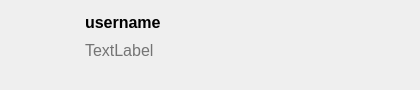
<?xml version="1.0" encoding="UTF-8"?>
<ui version="4.0">
 <class>InfoWidget</class>
 <widget class="QWidget" name="InfoWidget">
  <property name="geometry">
   <rect>
    <x>0</x>
    <y>0</y>
    <width>420</width>
    <height>90</height>
   </rect>
  </property>
  <property name="windowTitle">
   <string>Form</string>
  </property>
  <property name="autoFillBackground">
   <bool>false</bool>
  </property>
  <property name="styleSheet">
   <string notr="true"/>
  </property>
  <layout class="QHBoxLayout" name="horizontalLayout" stretch="0,1,3,1">
   <property name="spacing">
    <number>0</number>
   </property>
   <property name="leftMargin">
    <number>6</number>
   </property>
   <property name="topMargin">
    <number>0</number>
   </property>
   <property name="rightMargin">
    <number>30</number>
   </property>
   <property name="bottomMargin">
    <number>0</number>
   </property>
   <item>
    <layout class="QVBoxLayout" name="verticalLayout_2">
     <property name="topMargin">
      <number>1</number>
     </property>
     <item>
      <widget class="QLabel" name="label_4">
       <property name="sizePolicy">
        <sizepolicy hsizetype="Preferred" vsizetype="Preferred">
         <horstretch>0</horstretch>
         <verstretch>0</verstretch>
        </sizepolicy>
       </property>
       <property name="minimumSize">
        <size>
         <width>18</width>
         <height>48</height>
        </size>
       </property>
       <property name="text">
        <string/>
       </property>
       <property name="pixmap">
        <pixmap resource="infowidget.qrc">:/infowidget/Resources/unconnection.png</pixmap>
       </property>
       <property name="scaledContents">
        <bool>false</bool>
       </property>
       <property name="alignment">
        <set>Qt::AlignLeading|Qt::AlignLeft|Qt::AlignTop</set>
       </property>
      </widget>
     </item>
    </layout>
   </item>
   <item>
    <widget class="QLabel" name="label_2">
     <property name="sizePolicy">
      <sizepolicy hsizetype="Fixed" vsizetype="Fixed">
       <horstretch>0</horstretch>
       <verstretch>0</verstretch>
      </sizepolicy>
     </property>
     <property name="minimumSize">
      <size>
       <width>0</width>
       <height>0</height>
      </size>
     </property>
     <property name="maximumSize">
      <size>
       <width>60</width>
       <height>60</height>
      </size>
     </property>
     <property name="sizeIncrement">
      <size>
       <width>0</width>
       <height>0</height>
      </size>
     </property>
     <property name="styleSheet">
      <string notr="true"/>
     </property>
     <property name="text">
      <string/>
     </property>
     <property name="pixmap">
      <pixmap resource="infowidget.qrc">:/infowidget/Resources/function_cloud_desktop.png</pixmap>
     </property>
     <property name="scaledContents">
      <bool>true</bool>
     </property>
     <property name="wordWrap">
      <bool>false</bool>
     </property>
    </widget>
   </item>
   <item>
    <layout class="QVBoxLayout" name="verticalLayout" stretch="0,1">
     <property name="spacing">
      <number>0</number>
     </property>
     <property name="leftMargin">
      <number>1</number>
     </property>
     <property name="topMargin">
      <number>1</number>
     </property>
     <property name="rightMargin">
      <number>1</number>
     </property>
     <property name="bottomMargin">
      <number>1</number>
     </property>
     <item>
      <widget class="QFrame" name="upFrame">
       <property name="sizePolicy">
        <sizepolicy hsizetype="Preferred" vsizetype="Fixed">
         <horstretch>0</horstretch>
         <verstretch>0</verstretch>
        </sizepolicy>
       </property>
       <property name="minimumSize">
        <size>
         <width>0</width>
         <height>40</height>
        </size>
       </property>
       <property name="font">
        <font>
         <pointsize>12</pointsize>
        </font>
       </property>
       <layout class="QHBoxLayout" name="horizontalLayout_2">
        <property name="spacing">
         <number>0</number>
        </property>
        <property name="leftMargin">
         <number>0</number>
        </property>
        <property name="topMargin">
         <number>1</number>
        </property>
        <property name="rightMargin">
         <number>0</number>
        </property>
        <item>
         <widget class="QLabel" name="label">
          <property name="font">
           <font>
            <pointsize>12</pointsize>
            <weight>75</weight>
            <bold>true</bold>
           </font>
          </property>
          <property name="text">
           <string>username</string>
          </property>
          <property name="alignment">
           <set>Qt::AlignBottom|Qt::AlignLeading|Qt::AlignLeft</set>
          </property>
         </widget>
        </item>
        <item>
         <widget class="QPushButton" name="conBtn">
          <property name="sizePolicy">
           <sizepolicy hsizetype="Preferred" vsizetype="Preferred">
            <horstretch>0</horstretch>
            <verstretch>0</verstretch>
           </sizepolicy>
          </property>
          <property name="minimumSize">
           <size>
            <width>0</width>
            <height>0</height>
           </size>
          </property>
          <property name="inputMethodHints">
           <set>Qt::ImhNone</set>
          </property>
          <property name="text">
           <string/>
          </property>
          <property name="icon">
           <iconset resource="infowidget.qrc">
            <normaloff>:/infowidget/Resources/disconnecting.png</normaloff>
            <normalon>:/infowidget/Resources/disconnecting.png</normalon>:/infowidget/Resources/disconnecting.png</iconset>
          </property>
          <property name="iconSize">
           <size>
            <width>73</width>
            <height>22</height>
           </size>
          </property>
          <property name="checkable">
           <bool>false</bool>
          </property>
          <property name="checked">
           <bool>false</bool>
          </property>
          <property name="autoRepeat">
           <bool>false</bool>
          </property>
          <property name="autoDefault">
           <bool>false</bool>
          </property>
          <property name="default">
           <bool>false</bool>
          </property>
          <property name="flat">
           <bool>true</bool>
          </property>
         </widget>
        </item>
       </layout>
      </widget>
     </item>
     <item>
      <widget class="QLabel" name="label_3">
       <property name="palette">
        <palette>
         <active>
          <colorrole role="WindowText">
           <brush brushstyle="SolidPattern">
            <color alpha="255">
             <red>116</red>
             <green>116</green>
             <blue>116</blue>
            </color>
           </brush>
          </colorrole>
         </active>
         <inactive>
          <colorrole role="WindowText">
           <brush brushstyle="SolidPattern">
            <color alpha="255">
             <red>116</red>
             <green>116</green>
             <blue>116</blue>
            </color>
           </brush>
          </colorrole>
         </inactive>
         <disabled>
          <colorrole role="WindowText">
           <brush brushstyle="SolidPattern">
            <color alpha="255">
             <red>120</red>
             <green>120</green>
             <blue>120</blue>
            </color>
           </brush>
          </colorrole>
         </disabled>
        </palette>
       </property>
       <property name="font">
        <font>
         <pointsize>12</pointsize>
        </font>
       </property>
       <property name="text">
        <string>TextLabel</string>
       </property>
       <property name="alignment">
        <set>Qt::AlignLeading|Qt::AlignLeft|Qt::AlignTop</set>
       </property>
      </widget>
     </item>
    </layout>
   </item>
   <item>
    <widget class="QPushButton" name="closeBtn">
     <property name="sizePolicy">
      <sizepolicy hsizetype="Fixed" vsizetype="Preferred">
       <horstretch>0</horstretch>
       <verstretch>0</verstretch>
      </sizepolicy>
     </property>
     <property name="text">
      <string/>
     </property>
     <property name="icon">
      <iconset resource="infowidget.qrc">
       <normaloff>:/infowidget/Resources/关闭.png</normaloff>:/infowidget/Resources/关闭.png</iconset>
     </property>
     <property name="iconSize">
      <size>
       <width>18</width>
       <height>18</height>
      </size>
     </property>
     <property name="autoRepeatInterval">
      <number>100</number>
     </property>
     <property name="flat">
      <bool>true</bool>
     </property>
    </widget>
   </item>
  </layout>
 </widget>
 <resources>
  <include location="infowidget.qrc"/>
 </resources>
 <connections/>
</ui>
